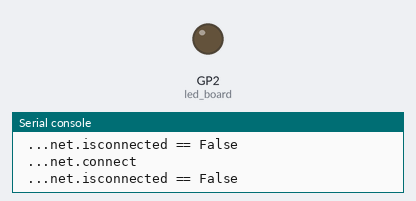
This program was run on a simulated Raspberry Pi Pico running MicroPython. Shown: output pins drawn as LEDs (lit = HIGH), the last lines printed to the serial console. At 5.5 s the program stops and its outputs stay as they are.

Above: at 0.7 s.
At 5.0 s:
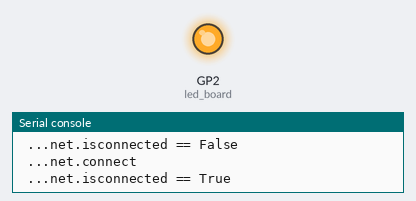
Timing chart, 0 to 6.9 s (numbered marks = the images above):
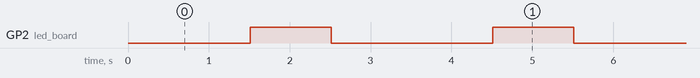

The program:

get_my_mac.py
```python
from machine import Pin
import sys
import ubinascii
import json
from lib import simpleWifi_v2
import time

ESP_NAME = "esp_sam"
wifi = simpleWifi_v2.Wifi()
wifi.open()
if wifi.get_status() <= 0:
    print("probleem wifi")
    sys.exit()

MAC = wifi.net.config('mac')
MAC = ubinascii.hexlify(MAC).decode()
print(f"MAC adres:{MAC}")
    
```

simpleWifi_v2.py
```python
import wifi_data_v2
import network
import time
from machine import Pin
class Wifi:

    bConnected = False

    def __init__(self):
        """ activation WLAN interface"""
        self.net=None
        self.status=0
        self.wdata=wifi_data_v2.Data
        try:
            self.net=network.WLAN(network.STA_IF)
            self.net.active(True)
        except Exception as e:
            self.status = -1
            if self.wdata.debug:
                print(e)

    def open(self):
        """connect to SSID from wifi_data"""
        try:
            print(f"Opening a connection to the WIFI")
            for j in range(0,len(self.wdata.ssid)):
                print(f"Trying: -{j}:{self.wdata.ssid[j]}-")
                for t in range(0,self.wdata.times_try):
                    try:
                        print(" ...net.connect")
                        self.net.connect(self.wdata.ssid[j],self.wdata.pwd[j])
                        if self.net.isconnected():
                            print(" ...net.isconnected == True")
                            self.status = 1
                            Wifi.bConnected = True
                            return True
                        print(" ...net.isconnected == False")
                        time.sleep_ms(100)
                    except:
                        time.sleep(100)
            self.status = -1
            return False
        except Exception as e:
            print(f"Exception: {e}")
            self.status = -1
            if self.wdata.debug:
                print(e)
            return False

    def open_static(self,ip,subnet,gateway,dns):
        print("Setting static IP address")
        self.net.ifconfig((ip,subnet,gateway,dns))
        """connect to SSID from wifi_data"""
        try:
            for j in range(0,len(self.wdata.ssid)):
                for t in range(0,self.wdata.times_try):
                    try:
                        self.net.connect(self.wdata.ssid[j],self.wdata.pwd[j])
                        if self.net.isconnected():
                            self.status = 1
                            Wifi.bConnected = True
                            return True
                        time.sleep_ms(100)
                    except:
                        time.sleep_ms(100)
            self.status = -1
            return False
        except Exception as e:
            print("Error Connection")
            self.status = -1
            if self.wdata.debug:
                print(e)
            return False

    def close(self):
        """disconnect"""
        self.net.disconnect()
        self.status = 0
        Wifi.bConnected = False

    def get_status(self):
        """gives status by blinking LED
        status NOK: 10 short flash
        status OK: Long on - short off - long on"""
        led_board=Pin(2,Pin.OUT)
        if self.status <= 0:
            for t in range(0,10):
                led_board.value(1)
                time.sleep_ms(100)
                led_board.value(0)
                time.sleep_ms(100)
        else:
            led_board.value(1)
            time.sleep_ms(1000)
            led_board.value(0)
            time.sleep_ms(2000)
            led_board.value(1)
            time.sleep_ms(1000)
            led_board.value(0)
        return self.status

    def checkWifiConnect(self):
        """Check if the ESP is still connected to the network
        if not, try to reconnect"""
        if self.get_IPdata() == "" or self.get_IPdata()[0]=="0.0.0.0":
            self.status=0
            self.open()
            self.get_status()

    def get_IPdata(self):
        """Get IP data"""
        if self.status>0:
            return self.net.ifconfig()
        else:
            return ""
```

wifi_data_v2.py
```python
class Data:
    ssid= ["telenet-A1F766C", "wifiCVO24"]
    pwd=["x58pethrKefm","H3tCv0.be"]
    times_try=10
    debug=True
```

Measured:
- by itself, GP2 (led_board): alternates HIGH for 1.0 s and LOW for 2.0 s
